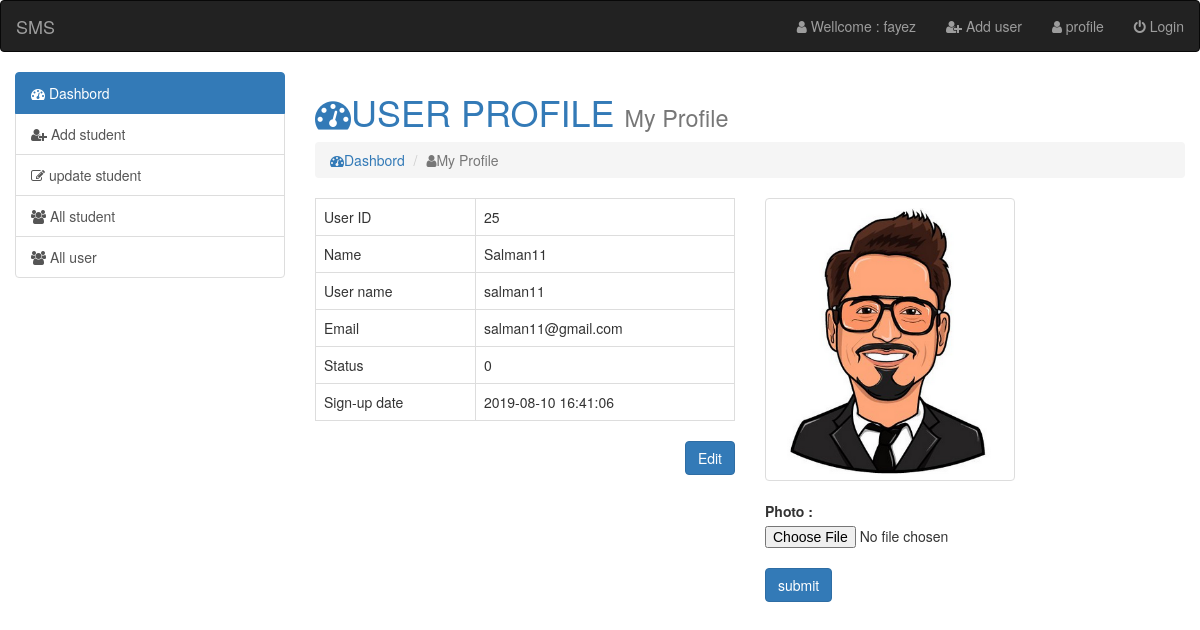
The app's page /admin/index.php?page=user_profile (signed in) with its own data.
### tables this page shows
CREATE TABLE `user` (
  `id` int(11) NOT NULL,
  `name` varchar(255) NOT NULL,
  `email` varchar(255) NOT NULL,
  `username` varchar(255) NOT NULL,
  `password` varchar(255) NOT NULL,
  `photo` varchar(255) NOT NULL,
  `status` varchar(255) NOT NULL,
  `datetime` timestamp NOT NULL DEFAULT CURRENT_TIMESTAMP
);

### admin/user_profile.php (the view)
<?php
include_once 'config.php';
$session_user = $_SESSION['user_login'];
$user_data = mysqli_query($conn," SELECT * FROM user WHERE username = '$session_user'");
$user_row = mysqli_fetch_assoc($user_data);
?>
          <h1 class="text-primary"><i class="fa fa-dashboard"></i>USER PROFILE <small>My Profile</small></h1>
          <ol class="breadcrumb">
            <li><a href="index.php?page=dashboard"><i class="fa fa-dashboard"></i>Dashbord</a> </li>
            <li class="active"><i class="fa fa-user"></i>My Profile</a> </li>
        </ol>
        <div class="row">
            <div class="col-sm-6">
                <table class="table table-bordered table-hover">
                    <tr>
                        <td>User ID</td>
                        <td><?=$user_row['id'];?></td>
                    </tr>
                    <tr>
                        <td>Name</td>
                        <td><?=ucwords($user_row['name']);?></td>
                    </tr>
                    <tr>
                        <td>User name</td>
                        <td><?=$user_row['username'];?></td>
                    </tr>
                    <tr>
                        <td>Email</td>
                        <td><?=$user_row['email'];?></td>
                    </tr>
                    <tr>
                        <td>Status</td>
                        <td><?=$user_row['status'];?></td>
                    </tr>
                    <tr>
                        <td>Sign-up date</td>
                        <td><?=$user_row['datetime'];?></td>
                    </tr>
                </table>
                <a href="" class="btn btn-primary pull-right">Edit</a>
            </div>
            <div class="col-sm-6">
                <a href="" ><img class="img-thumbnail" style="width:250px" src="std_img/<?=$user_row['photo'];?>"> </a>
                <br><br>
                <form action="" method="post" enctype="multipart/form-data">
                 <label>Photo : </label>
                 <input type="file" name="file_upload">
                </form>
                <br>
                <a href="" class="btn btn-primary " name="upload">submit</a>
            </div>
        </div>

### records on screen
user: id "25", name "Salman11", username "salman11", email "salman11@gmail.com", status "0", datetime "2019-08-10 16:41:06", photo (picture)
